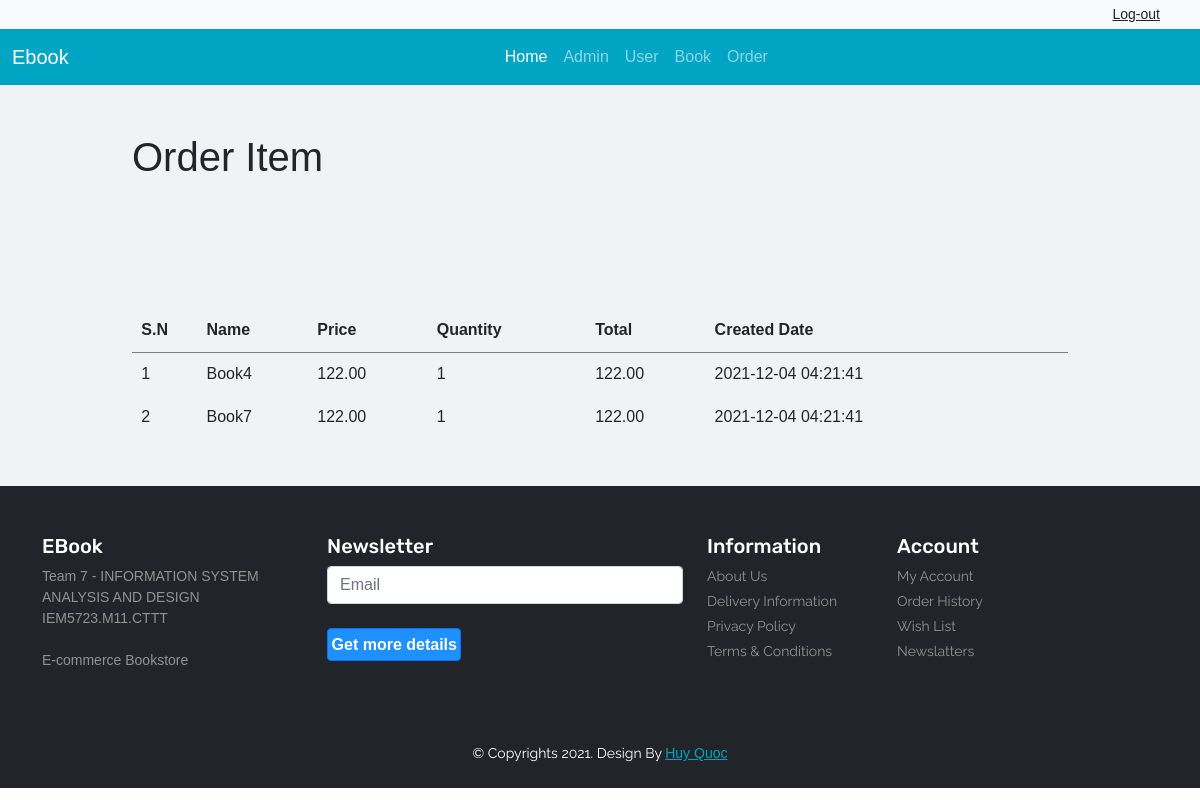
Screenshot of /admin/order_item.php?id=8 (signed in) with the database file from the repository.
### tables this page shows
CREATE TABLE IF NOT EXISTS `order_item` (
  `id` int(10) UNSIGNED NOT NULL AUTO_INCREMENT,
  `order_id` int(11) NOT NULL,
  `product_id` int(11) NOT NULL,
  `name` varchar(150) NOT NULL,
  `price` decimal(10,2) NOT NULL,
  `qty` int(11) NOT NULL,
  `total` decimal(10,2) NOT NULL,
  `created_date` datetime NOT NULL DEFAULT CURRENT_TIMESTAMP,
  PRIMARY KEY (`id`)
);

### admin/order_item.php (called while the page is built, shortened)
<?php
include ('header.php');
?>
<?php
include ('Template/order-item.php');
?>
<?php
include ('footer.php');
?>

### admin/Template/order-item.php (the view, shortened to what this page needs)
<div class="main-content">
    <div class="wrapper">
        <h1>Order Item</h1>
        <br><br><br>
        <br><br>
        <table class="tbl-full">
            <tr>
                <th>S.N</th>
                <th>Name</th>
                <th>Price</th>
                <th>Quantity</th>
                <th>Total</th>
                <th>Created Date</th>
            </tr>
            <?php
            if(isset($_GET['id']))
            {
                $order_id =$_GET['id'];
                $sql= "SELECT * FROM `order_item` WHERE order_id = '$order_id' ";
                $res= mysqli_query($conn,$sql);
                $count= mysqli_num_rows($res);
                $sn=1;
                if($count>0)
                {
                    while($row = mysqli_fetch_assoc($res))
                    {
                        $name=$row['name'];
                        $price=$row['price'];
                        $qty=$row['qty'];
                        $total= $row['total'];
                        $created_date=$row['created_date'];
                        ?>
                        <tr>
                            <td><?php echo $sn++?></td>
                            <td><?php echo $name?></td>
                            <td><?php echo $price?></td>
                            <td><?php echo $qty?></td>
                            <td><?php echo $total?></td>
                            <td><?php echo $created_date?></td>
                        </tr>
                        <?php
                    }
                }
                else
                {
                    echo "<tr><td colspan='12' class ='error'>Order Item not Available</td></tr>";
                }
            }
            else
            {
                header('Location:'.SITEURL.'admin/manage_order.php');
            }
            ?>
        </table>
    </div>
</div>

### admin/admin.css (style rules this page uses)
* { margin: 0; padding: 0; font-family: Arial, Helvetica, sans-serif; }
.wrapper { padding:1%; width: 80%; margin: 0 auto; }
.tbl-full { width: 100%; }
table tr th { border-bottom: 1px solid grey; padding:1%; text-align:left; }
table tr td { padding:1%; }
.main-content { background-color: #f1f2f6; padding:3% 0; }
* { margin: 0; padding: 0; }
::placeholder { color: rgb(201, 116, 20); }

### rows the page displays
order_item: name "Book4", price "122.00", qty "1", total "122.00", created_date "2021-12-04 04:21:41"
order_item: name "Book7", price "122.00", qty "1", total "122.00", created_date "2021-12-04 04:21:41"
